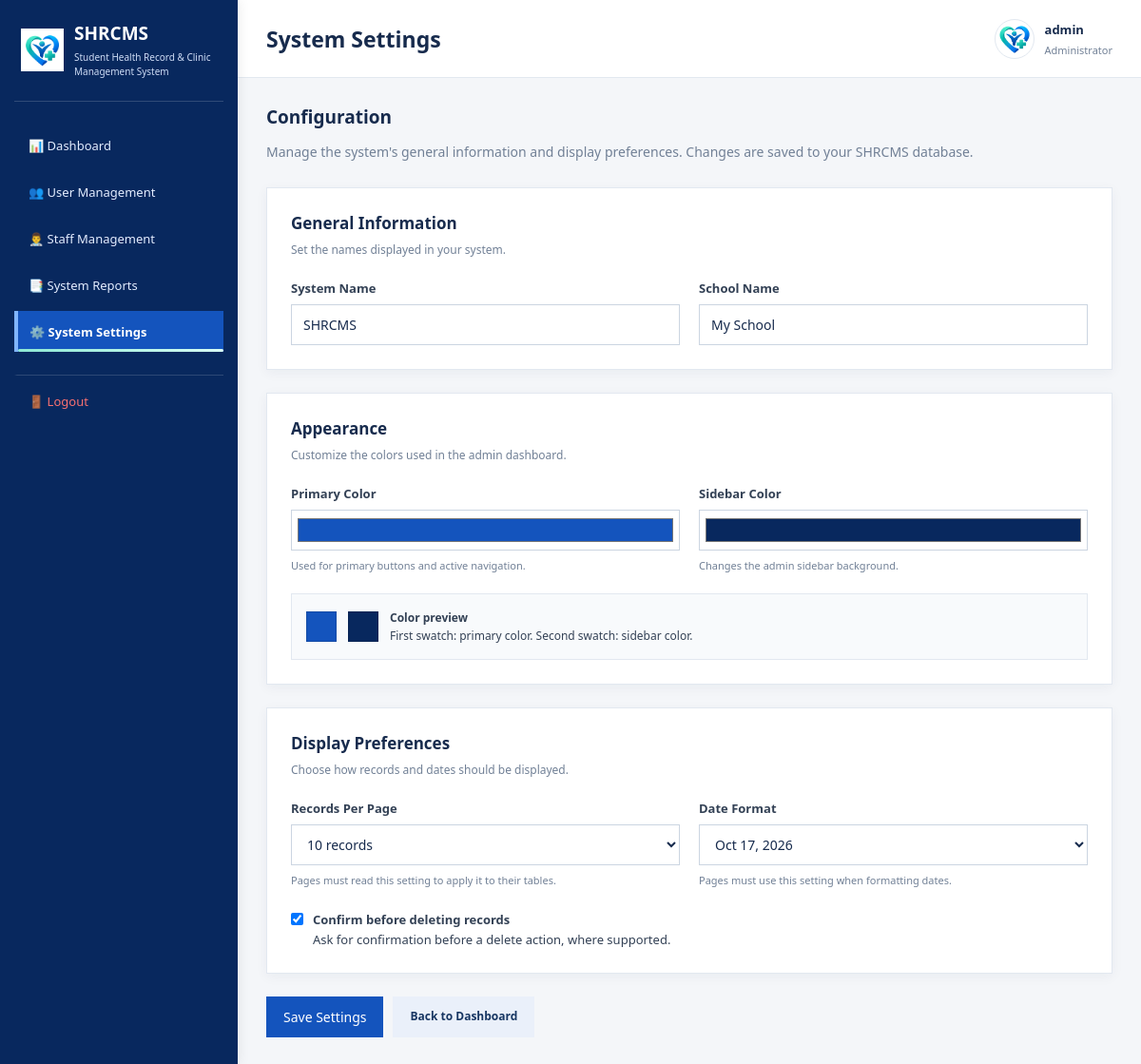
The page /php/system_settings.php (signed in) on the database its author committed.
### tables this page shows
CREATE TABLE `system_settings` (
  `id` int(11) NOT NULL,
  `system_name` varchar(150) NOT NULL DEFAULT 'SHRCMS',
  `school_name` varchar(150) NOT NULL DEFAULT 'My School',
  `primary_color` char(7) NOT NULL DEFAULT '#1454bd',
  `sidebar_color` char(7) NOT NULL DEFAULT '#08285e',
  `records_per_page` int(11) NOT NULL DEFAULT 10,
  `date_format` varchar(20) NOT NULL DEFAULT 'M d, Y',
  `confirm_delete` tinyint(1) NOT NULL DEFAULT 1,
  `updated_at` timestamp NOT NULL DEFAULT current_timestamp() ON UPDATE current_timestamp()
);

### php/system_settings.php (the view, shortened to what this page needs)
<?php
require_once __DIR__ . '/db.php';
$conn->set_charset('utf8mb4');
function e($value): string {
    return htmlspecialchars((string)($value ?? ''), ENT_QUOTES, 'UTF-8');
}
$username = $_SESSION['admin_username'] ?? 'Administrator';
$defaults = [
    'system_name' => 'SHRCMS',
    'school_name' => 'My School',
    'primary_color' => '#1454bd',
    'sidebar_color' => '#08285e',
    'records_per_page' => 10,
    'date_format' => 'M d, Y',
    'confirm_delete' => 1
];
$conn->query(
    "INSERT IGNORE INTO system_settings (id) VALUES (1)"
);
$result = $conn->query(
    'SELECT system_name, school_name, primary_color, sidebar_color,
            records_per_page, date_format, confirm_delete, updated_at
     FROM system_settings WHERE id = 1'
);
$settings = $result
    ? array_merge($defaults, $result->fetch_assoc() ?: [])
    : $defaults;
$settings['confirm_delete'] = (int)$settings['confirm_delete'];
$settings['records_per_page'] = (int)$settings['records_per_page'];
?>
<!DOCTYPE html>
<html lang="en">
<head>
    <link rel="stylesheet" href="../css/style.css">
    <link rel="stylesheet" href="../css/admin-dashboard.css">
</head>
<body class="admin-dashboard-body">
<aside class="admin-sidebar">
    <div class="admin-sidebar-brand">
        <img src="../image/logo2.png" alt="SHRCMS Logo">
        <div>
            <h3>SHRCMS</h3>
            <p>Student Health Record &amp; Clinic Management System</p>
        </div>
    </div>
    <nav>
        <a href="admin_dashboard.php">📊 Dashboard</a>
        <a href="user_management.php">👥 User Management</a>
        <a href="staff_management.php">👨‍⚕️ Staff Management</a>
        <a href="system_reports.php">📑 System Reports</a>
        <a href="system_settings.php" class="active">⚙️ System Settings</a>
        <a href="logout.php" class="logout-link"
           onclick="return confirm('Are you sure you want to log out?');">
            🚪 Logout
        </a>
    </nav>
</aside>
<main class="admin-main-content">
    <header class="admin-header-bar">
        <h2>System Settings</h2>
        <div class="admin-profile-info">
            <img src="../image/logo2.png" alt="Administrator">
            <div class="admin-profile-text">
                <h4><?= e($username) ?></h4>
                <p>Administrator</p>
            </div>
        </div>
    </header>
    <div class="admin-dashboard-container settings-content">
        <div class="admin-section-title">Configuration</div>
        <p class="settings-description">
            Manage the system's general information and display preferences.
            Changes are saved to your SHRCMS database.
        </p>
        <form method="POST" action="system_settings.php">
            <section class="settings-panel">
                <h3>General Information</h3>
                <p>Set the names displayed in your system.</p>
                <div class="settings-grid">
                    <div class="settings-field">
                        <label for="system_name">System Name</label>
                        <input type="text" id="system_name" name="system_name"
                               maxlength="150" required
                               value="<?= e($settings['system_name']) ?>">
                    </div>
                    <div class="settings-field">
                        <label for="school_name">School Name</label>
                        <input type="text" id="school_name" name="school_name"
                               maxlength="150" required
                               value="<?= e($settings['school_name']) ?>">
                    </div>
                </div>
            </section>
            <section class="settings-panel">
                <h3>Appearance</h3>
                <p>Customize the colors used in the admin dashboard.</p>
                <div class="settings-grid">
                    <div class="settings-field">
                        <label for="primary_color">Primary Color</label>
                        <input type="color" id="primary_color"
                               name="primary_color"
                               value="<?= e($settings['primary_color']) ?>">
                        <small>Used for primary buttons and active navigation.</small>
                    </div>
                    <div class="settings-field">
                        <label for="sidebar_color">Sidebar Color</label>
                        <input type="color" id="sidebar_color"
                               name="sidebar_color"
                               value="<?= e($settings['sidebar_color']) ?>">
                        <small>Changes the admin sidebar background.</small>
                    </div>
                </div>
                <div class="settings-preview">
                    <div class="preview-swatch" id="primaryPreview"
                         style="background: <?= e($settings['primary_color']) ?>"></div>
                    <div class="preview-swatch" id="sidebarPreview"
                         style="background: <?= e($settings['sidebar_color']) ?>"></div>
                    <div class="preview-text">
                        <strong>Color preview</strong><br>
                        First swatch: primary color. Second swatch: sidebar color.
                    </div>
                </div>
            </section>
            <section class="settings-panel">
                <h3>Display Preferences</h3>
                <p>Choose how records and dates should be displayed.</p>
                <div class="settings-grid">
                    <div class="settings-field">
                        <label for="records_per_page">Records Per Page</label>
                        <select id="records_per_page" name="records_per_page">
                            <?php foreach ([5, 10, 25, 50] as $number): ?>
                                <option value="<?= $number ?>"
                                    <?= $settings['records_per_page'] === $number ? 'selected' : '' ?>>
                                    <?= $number ?> records
                                </option>
                            <?php endforeach; ?>
                        </select>
                        <small>Pages must read this setting to apply it to their tables.</small>
                    </div>
                    <div class="settings-field">
                        <label for="date_format">Date Format</label>
                        <select id="date_format" name="date_format">
                            <option value="M d, Y"
                                <?= $settings['date_format'] === 'M d, Y' ? 'selected' : '' ?>>
                                Oct 17, 2026
                            </option>
                        </select>
                        <small>Pages must use this setting when formatting dates.</small>
                    </div>
                </div>
                <div style="margin-top: 22px;">
                    <label class="settings-checkbox">
                        <input type="checkbox" name="confirm_delete" value="1"
                            <?= $settings['confirm_delete'] === 1 ? 'checked' : '' ?>>
                        <span>
                            <strong>Confirm before deleting records</strong><br>
                            Ask for confirmation before a delete action, where supported.
                        </span>
                    </label>
                </div>
            </section>
            <div class="settings-actions">
                <button type="submit" class="settings-button">
                    Save Settings
                </button>
                <a href="admin_dashboard.php"
                   class="settings-button secondary">
                    Back to Dashboard
                </a>
            </div>
        </form>
    </div>
</main>
</body>
</html>

### css/style.css (style rules this page uses)
:root { --emerald-900: #081b2d; --emerald-800: #102f4f; --emerald-700: #1b4b87; --emerald-600: #2d6fe8; --emerald-500: #66b2ff; --emerald-100: #edf7ff; --emerald-50: #f7fbff; --tea-100: #dfeeff; --mint-100: #d9eeff; --white: #ffffff; --soft: #eef7ff; --text: #213f67; --muted: #5c7390; --shadow: 0 28px 70px rgba(7, 18, 32, 0.18); }
* { margin: 0; padding: 0; box-sizing: border-box; }
html { scroll-behavior: smooth; }
body { font-family: Arial, Helvetica, sans-serif; background: radial-gradient(ellipse at top left, rgba(120, 185, 255, 0.24), transparent 24%), radial-gradient(ellipse at bottom right, rgba(64, 140, 255, 0.18), transparent 28%), linear-gradient(180deg, #edf5ff 0%, #dfeeff 22%, #edf5ff 100%); color: var(--emerald-900); }
img { max-width: 100%; display: block; }
a { text-decoration: none; }
nav { display: flex; align-items: center; gap: 34px; }
nav a { position: relative; text-decoration: none; color: rgba(240, 255, 252, 0.82); font-size: 13px; font-weight: 700; padding: 10px 0; transition: color 0.2s ease; }
nav a:hover, nav a.active { color: #8DE8D4; }
nav a.active::after { content: ""; position: absolute; left: 0; bottom: 0; width: 100%; height: 3px; background: linear-gradient(90deg, #8DE8D4, #D8FFF5); border-radius: 10px; }
* { box-sizing: border-box; margin: 0; padding: 0; font-family: 'Segoe UI', Tahoma, Geneva, Verdana, sans-serif; }
body.admin-dashboard-body { margin: 0; padding: 0; font-family: 'Segoe UI', Tahoma, Geneva, Verdana, sans-serif; background-color: #f4f6f9; display: flex; height: 100vh; overflow: hidden; }
.admin-sidebar { width: 260px; background-color: #0d1b2a; color: #ffffff; display: flex; flex-direction: column; padding: 20px 0; box-shadow: 4px 0 10px rgba(0, 0, 0, 0.05); }
.admin-sidebar-brand { display: flex; align-items: center; gap: 12px; padding: 0 20px 25px 20px; border-bottom: 1px solid rgba(255, 255, 255, 0.1); }
.admin-sidebar-brand img { width: 35px; height: 35px; object-fit: contain; }
.admin-sidebar-brand h3 { font-size: 18px; font-weight: 700; margin: 0; color: #ffffff; }
.admin-sidebar-brand p { font-size: 10px; color: #94a3b8; margin: 0; line-height: 1.2; }
.admin-sidebar nav { margin-top: 20px; display: flex; flex-direction: column; gap: 5px; }
.admin-sidebar nav a { display: flex; align-items: center; gap: 15px; padding: 12px 25px; color: #cbd5e1; text-decoration: none; font-size: 14px; font-weight: 500; transition: all 0.2s ease; }
.admin-sidebar nav a:hover, .admin-sidebar nav a.active { background-color: #1d4ed8; color: #ffffff; border-left: 4px solid #60a5fa; }
.admin-sidebar nav a.logout-link { margin-top: auto; color: #f87171; }
.admin-main-content { flex: 1; display: flex; flex-direction: column; overflow-y: auto; }
.admin-header-bar { background-color: #ffffff; padding: 15px 30px; display: flex; justify-content: space-between; align-items: center; border-bottom: 1px solid #e2e8f0; }
.admin-header-bar h2 { font-size: 22px; color: #1e293b; margin: 0; font-weight: 700; }
.admin-profile-info { display: flex; align-items: center; gap: 12px; }
.admin-profile-info img { width: 40px; height: 40px; border-radius: 50%; object-fit: cover; }
.admin-profile-text h4 { font-size: 14px; color: #1e293b; margin: 0; font-weight: 600; }
.admin-profile-text p { font-size: 11px; color: #64748b; margin: 0; }
.admin-dashboard-container { padding: 30px; }
.admin-section-title { font-size: 18px; font-weight: 700; color: #1e293b; margin-bottom: 15px; }

### rows shown on the page
system_settings: system_name "SHRCMS", school_name "My School", primary_color "#1454bd", sidebar_color "#08285e", records_per_page "10 records", date_format "Oct 17, 2026", confirm_delete "☑"

### other values the page prints
$username "admin"
